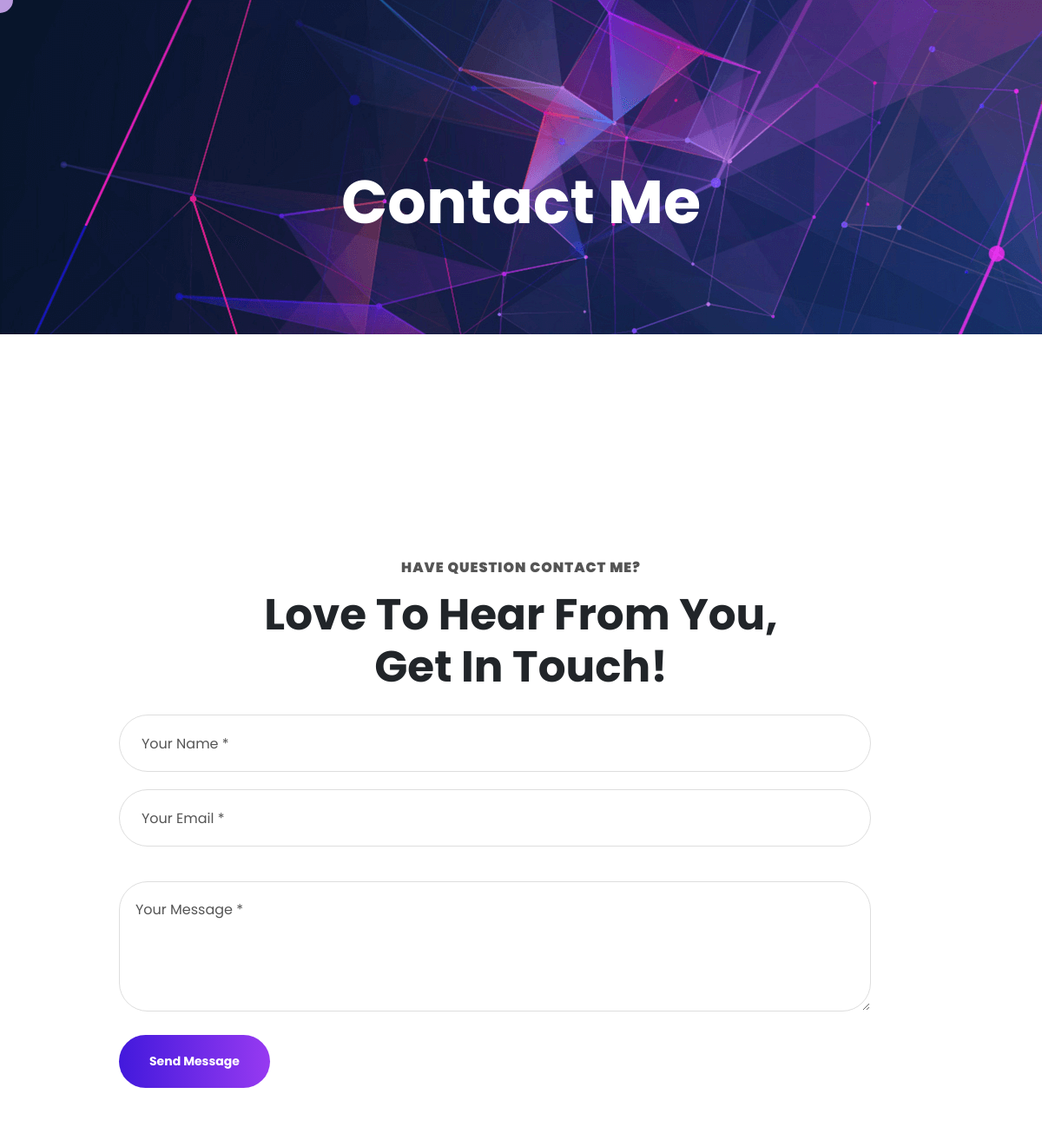
Before: /contact-me/ with the older database file.
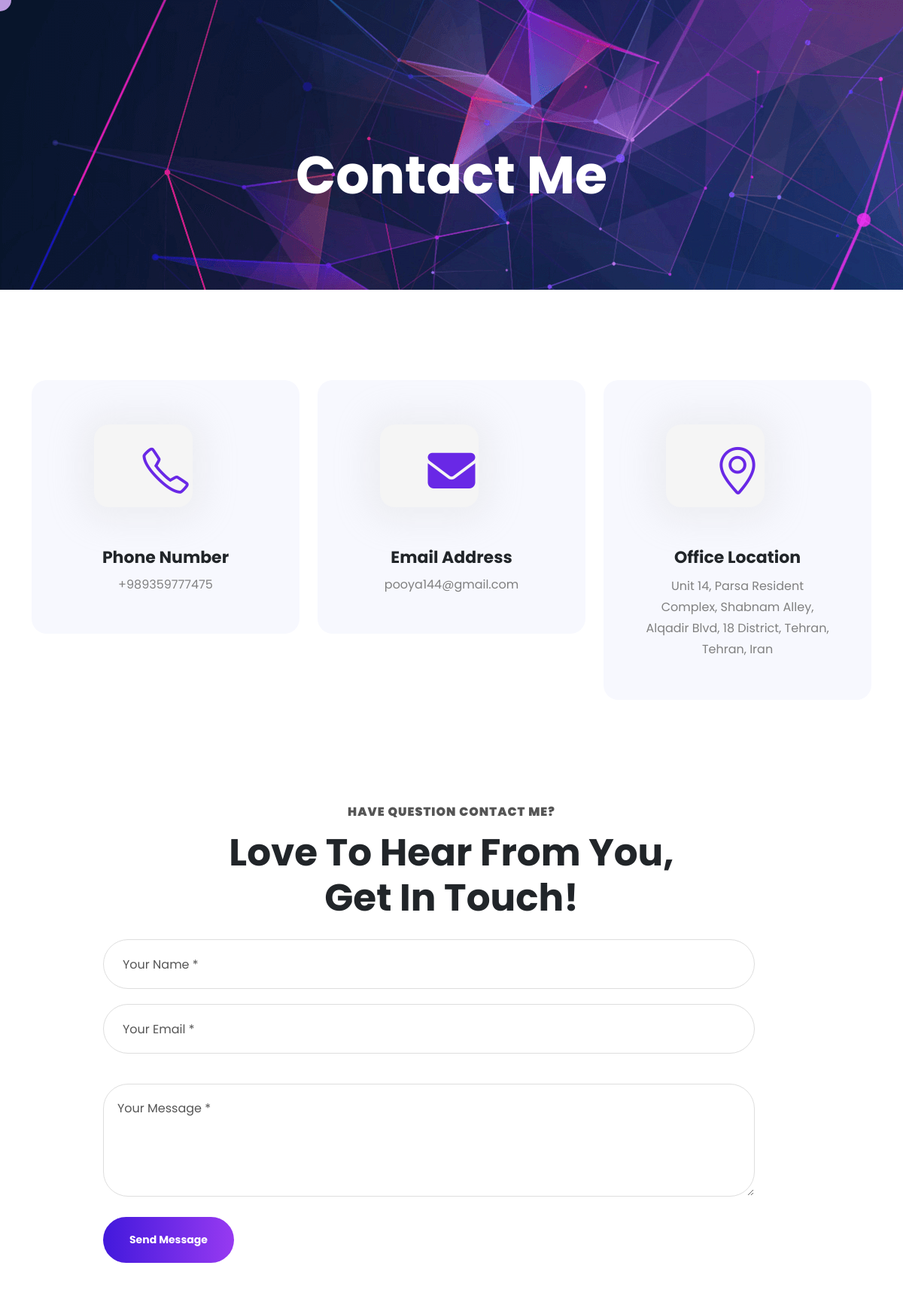
After: the same page with the newer database file.
### info_module/models.py (models this page shows, shortened)
class MyInfoModel(models.Model):
    name = models.CharField(max_length=200, verbose_name="Name")
    age = models.IntegerField(blank=True, null=True, verbose_name="Age")
    image = models.ImageField(upload_to='images/me', verbose_name="Image")
    title = models.TextField(verbose_name="Title(s)")
    about_me = models.TextField(null=True, blank=True, verbose_name="About Me")
    about_me_extra = models.TextField(null=True, blank=True, verbose_name="About Me More")
    phone = models.IntegerField(blank=True, null=True, verbose_name="Phone Number")
    email = models.EmailField(blank=True, null=True, verbose_name="Email")
    address = models.TextField(blank=True, null=True, verbose_name="Address")
    country = models.CharField(max_length=200, verbose_name="Country")
    linked_in = models.URLField(max_length=300, null=True, blank=True, verbose_name="Linkedin Url")
    instagram = models.URLField(max_length=300, null=True, blank=True, verbose_name="Instagram Url")
    twitter = models.URLField(max_length=300, null=True, blank=True, verbose_name="Twitter Url")
    facebook = models.URLField(max_length=300, null=True, blank=True, verbose_name="Facebook Url")
    years_experience = models.IntegerField(verbose_name="Experience(year)")
    satisfied_customers = models.IntegerField(verbose_name="Satisfied Customers")
    resume_file = models.FileField(upload_to='files/me', verbose_name="Resume")
    available_for_freelancing = models.BooleanField(verbose_name="Available For Freelancing")
    is_active = models.BooleanField(verbose_name="Is Active")
    class Meta:
        db_table = "my_info"
        verbose_name = "My Info"
        verbose_name_plural = "Infos"

### contact/views.py (the view, shortened to what this page needs)
# urls.py: path('', views.ContactUsView.as_view() , name="contact-me"),
class ContactUsView(View):
    def get(self, request: HttpRequest):
        contact_form = ContactForm()
        info = MyInfoModel.objects.filter(is_active=True).first()
        context = {"form": contact_form, "info":info}
        return render(request=request, template_name="contact/contact.html", context=context)

### contact/forms.py
class ContactForm(forms.ModelForm):
    class Meta:
        model = ConsultModel
        fields = '__all__'
        widgets = {
            'name': forms.TextInput(attrs={"placeholder" : "Your Name *"}),
            'email': forms.TextInput(attrs={"placeholder":"Your Email *"}),
            'message': forms.Textarea(attrs={"placeholder":"Your Message *"}),
        }
        error_messages = {
            'name': {
                'required': 'Your Name is Required'
            },
            'email': {
                'required': 'Your Email is Required'
            },
            'message': {
                'required': 'Message is Required'
            },
        }

### contact/templates/contact/contact.html (shortened to what this page needs)
{% extends "base.html" %}
{% load static %}
{% block body %}
<section id="particles-js" class="blog-detail pattern gap" style="background-image: url({% static 'img/footer.png' %})">
	<div class="container">
		<div class="blog-detail-data gap no-bottom">
			<h2 data-aos="fade-up"  data-aos-delay="200" data-aos-duration="300">Contact Me</h2>
		</div>
	</div>
</section>
<section class="address gap">
	<div class="container">
		<div class="row">
			{% if info.phone%}
            <div class="col-lg-4 col-md-6 col-sm-12" data-aos="fade-up"  data-aos-delay="200" data-aos-duration="300">
				<div class="service-data">
					<div class="svg-img">
						<i class="icon-phone"></i>
					</div>
					<h5>Phone Number</h5>
					<a class="magic-hover magic-hover__square" href="callto: +{{info.phone}}">+{{info.phone}}</a>
				</div>
			</div>
            {% endif %}
			{% if info.email %}
            <div class="col-lg-4 col-md-6 col-sm-12" data-aos="fade-up"  data-aos-delay="300" data-aos-duration="400">
				<div class="service-data">
					<div class="svg-img">
						<i class="fa-solid fa-envelope"></i>
					</div>
					<h5>Email Address</h5>
					<a class="magic-hover magic-hover__square" href="mailto:{{info.email}}">{{info.email}}</a>
				</div>
			</div>
            {% endif %}
			{% if info.address %}
            <div class="col-lg-4 col-md-6 col-sm-12" data-aos="fade-up"  data-aos-delay="400" data-aos-duration="500">
				<div class="service-data">
					<div class="svg-img">
						<i class="icon-location-pin"></i>
					</div>
					<h5>Office Location</h5>
					<p>{{info.address}}</p>
				</div>
			</div>{% endif %}
		</div>
	</div>
</section>
<section>
	<div class="container">
		<div class="hading" data-aos="fade-up"  data-aos-delay="200" data-aos-duration="300">
			<p>Have Question Contact Me?</p>
			<h2>Love to Hear From You,
				Get in Touch!</h2>
		</div>
		<div class="row">
			<div class="offset-xl-1 col-xl-10 col-lg-12" data-aos="fade-up"  data-aos-delay="200" data-aos-duration="300">
				<div class="your-name contact" data-aos="fade-up"  data-aos-delay="200" data-aos-duration="300">
					<form class="one" action='{% url "contact-me" %}' method="post" >
                        {% for field in form %}
                            {{field}}
                        {% endfor %}
                        <button type="submit" class="button button--moema button--text-thick button--text-upper button--size-s">Send Message</button>
                    </form>
				</div>
			</div>
		</div>
	</div>
</section>
{% endblock body %}

Changed rows visible on the page:
now on this page (row edited): MyInfoModel: phone "989359777475", email "pooya144@gmail.com", address "Unit 14, Parsa Resident Complex, Shabnam Alley, Alqadir Blvd, 18 District, Tehran, Tehran, Iran"
changed MyInfoModel: phone empty → 989359777475 (drawn); email empty → "pooya144@gmail.com" (drawn)
Other visible differences:
text now shown: "Phone Number + Email Address Office Location"
